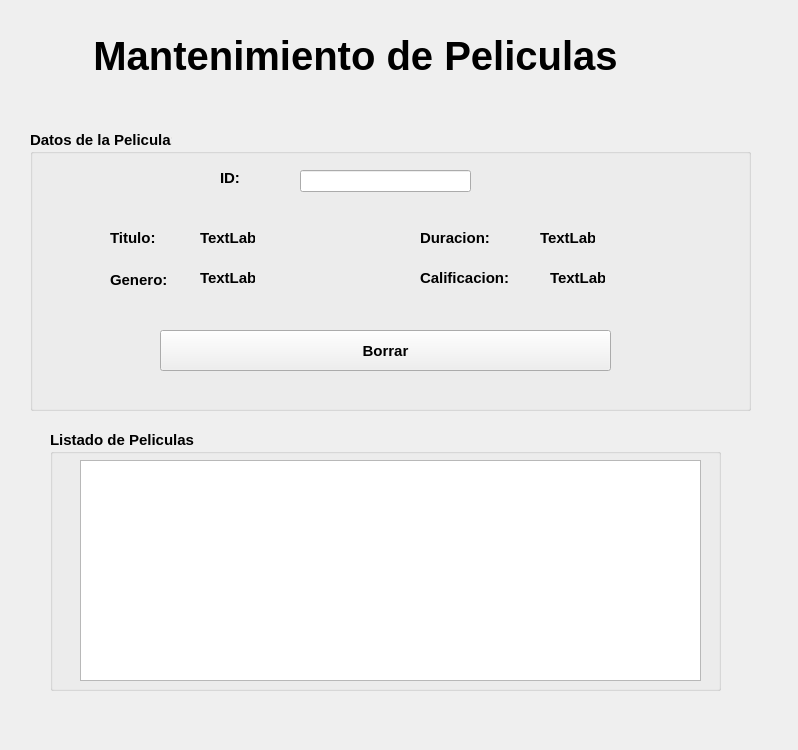
<?xml version="1.0" encoding="UTF-8"?>
<ui version="4.0">
 <class>MainWindow</class>
 <widget class="QMainWindow" name="MainWindow">
  <property name="geometry">
   <rect>
    <x>0</x>
    <y>0</y>
    <width>798</width>
    <height>750</height>
   </rect>
  </property>
  <property name="windowTitle">
   <string>MainWindow</string>
  </property>
  <widget class="QWidget" name="centralwidget">
   <widget class="QGroupBox" name="groupBox">
    <property name="geometry">
     <rect>
      <x>50</x>
      <y>430</y>
      <width>671</width>
      <height>261</height>
     </rect>
    </property>
    <property name="font">
     <font>
      <pointsize>11</pointsize>
      <weight>75</weight>
      <bold>true</bold>
     </font>
    </property>
    <property name="title">
     <string>Listado de Peliculas:</string>
    </property>
    <widget class="QTableWidget" name="tblPeliculas">
     <property name="geometry">
      <rect>
       <x>30</x>
       <y>30</y>
       <width>621</width>
       <height>221</height>
      </rect>
     </property>
    </widget>
   </widget>
   <widget class="QGroupBox" name="groupBox_2">
    <property name="geometry">
     <rect>
      <x>30</x>
      <y>130</y>
      <width>721</width>
      <height>281</height>
     </rect>
    </property>
    <property name="font">
     <font>
      <pointsize>11</pointsize>
      <weight>75</weight>
      <bold>true</bold>
     </font>
    </property>
    <property name="title">
     <string>Datos de la Pelicula:</string>
    </property>
    <widget class="QLineEdit" name="txtId">
     <property name="geometry">
      <rect>
       <x>270</x>
       <y>40</y>
       <width>171</width>
       <height>22</height>
      </rect>
     </property>
    </widget>
    <widget class="QLabel" name="label">
     <property name="geometry">
      <rect>
       <x>80</x>
       <y>100</y>
       <width>55</width>
       <height>16</height>
      </rect>
     </property>
     <property name="text">
      <string>Titulo:</string>
     </property>
    </widget>
    <widget class="QLabel" name="label_2">
     <property name="geometry">
      <rect>
       <x>80</x>
       <y>140</y>
       <width>71</width>
       <height>20</height>
      </rect>
     </property>
     <property name="text">
      <string>Genero:</string>
     </property>
    </widget>
    <widget class="QLabel" name="label_3">
     <property name="geometry">
      <rect>
       <x>390</x>
       <y>100</y>
       <width>101</width>
       <height>16</height>
      </rect>
     </property>
     <property name="text">
      <string>Duracion:</string>
     </property>
    </widget>
    <widget class="QPushButton" name="btnBorrar">
     <property name="geometry">
      <rect>
       <x>130</x>
       <y>200</y>
       <width>451</width>
       <height>41</height>
      </rect>
     </property>
     <property name="text">
      <string>Borrar</string>
     </property>
    </widget>
    <widget class="QLabel" name="label_4">
     <property name="geometry">
      <rect>
       <x>390</x>
       <y>140</y>
       <width>121</width>
       <height>16</height>
      </rect>
     </property>
     <property name="text">
      <string>Calificacion:</string>
     </property>
    </widget>
    <widget class="QLabel" name="label_6">
     <property name="geometry">
      <rect>
       <x>190</x>
       <y>40</y>
       <width>55</width>
       <height>16</height>
      </rect>
     </property>
     <property name="text">
      <string>ID:</string>
     </property>
    </widget>
    <widget class="QLabel" name="lblTitulo">
     <property name="geometry">
      <rect>
       <x>170</x>
       <y>100</y>
       <width>55</width>
       <height>16</height>
      </rect>
     </property>
     <property name="text">
      <string>TextLabel</string>
     </property>
    </widget>
    <widget class="QLabel" name="lblGenero">
     <property name="geometry">
      <rect>
       <x>170</x>
       <y>140</y>
       <width>55</width>
       <height>16</height>
      </rect>
     </property>
     <property name="text">
      <string>TextLabel</string>
     </property>
    </widget>
    <widget class="QLabel" name="lblDuracion">
     <property name="geometry">
      <rect>
       <x>510</x>
       <y>100</y>
       <width>55</width>
       <height>16</height>
      </rect>
     </property>
     <property name="text">
      <string>TextLabel</string>
     </property>
    </widget>
    <widget class="QLabel" name="lblCalificacion">
     <property name="geometry">
      <rect>
       <x>520</x>
       <y>140</y>
       <width>55</width>
       <height>16</height>
      </rect>
     </property>
     <property name="text">
      <string>TextLabel</string>
     </property>
    </widget>
   </widget>
   <widget class="QLabel" name="label_5">
    <property name="geometry">
     <rect>
      <x>80</x>
      <y>10</y>
      <width>551</width>
      <height>91</height>
     </rect>
    </property>
    <property name="styleSheet">
     <string notr="true">font-family: &quot;Times New Roman&quot;;
font-size: 40px;
font-weight: bold;
</string>
    </property>
    <property name="text">
     <string>Mantenimiento de Peliculas</string>
    </property>
    <property name="alignment">
     <set>Qt::AlignCenter</set>
    </property>
   </widget>
  </widget>
 </widget>
 <resources/>
 <connections/>
</ui>
